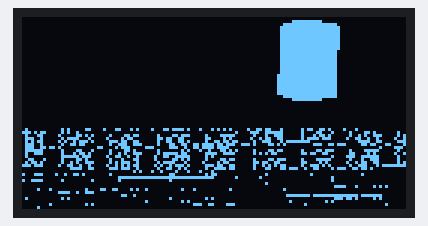
This sketch was run on a simulated Arduino Uno, built with avr-gcc and run on an emulated ATmega328P. Shown: 128×64 one-colour display.

Above: at 0.1 s.

The sketch:

nautral.ino
```cpp
#include <Servo.h>
#include <SPI.h>
#include <Wire.h>
#include <Adafruit_GFX.h>
#include <Adafruit_SSD1306.h>

#define OLED_RESET 4
Adafruit_SSD1306 skjerm_oynene(OLED_RESET);

//Bitmap for OLED skjerm
const unsigned char vanlig[] PROGMEM = {
0x00, 0x00, 0x00, 0x00, 0x00, 0x00, 0x00, 0x00, 0x00, 0x00, 0x00, 0x00, 0x00, 0x00, 0x00, 0x00,
0x00, 0x00, 0x00, 0x00, 0x00, 0x00, 0x00, 0x00, 0x00, 0x00, 0x00, 0x3f, 0xf0, 0x00, 0x00, 0x00,
0x00, 0x00, 0x00, 0x00, 0x00, 0x00, 0x00, 0x00, 0x00, 0x00, 0x01, 0xff, 0xff, 0x80, 0x00, 0x00,
0x00, 0x00, 0x00, 0x00, 0x00, 0x00, 0x00, 0x00, 0x00, 0x00, 0x03, 0xff, 0xff, 0xc0, 0x00, 0x00,
0x00, 0x00, 0x00, 0x00, 0x00, 0x00, 0x00, 0x00, 0x00, 0x00, 0x03, 0xff, 0xff, 0xc0, 0x00, 0x00,
0x00, 0x00, 0x00, 0x00, 0x00, 0x00, 0x00, 0x00, 0x00, 0x00, 0x03, 0xff, 0xff, 0xc0, 0x00, 0x00,
0x00, 0x00, 0x00, 0x00, 0x00, 0x00, 0x00, 0x00, 0x00, 0x00, 0x03, 0xff, 0xff, 0xc0, 0x00, 0x00,
0x00, 0x00, 0x00, 0x00, 0x00, 0x00, 0x00, 0x00, 0x00, 0x00, 0x03, 0xff, 0xff, 0xc0, 0x00, 0x00,
0x00, 0x00, 0x00, 0x00, 0x00, 0x00, 0x00, 0x00, 0x00, 0x00, 0x03, 0xff, 0xff, 0xc0, 0x00, 0x00,
0x00, 0x00, 0x00, 0x00, 0x00, 0x00, 0x00, 0x00, 0x00, 0x00, 0x03, 0xff, 0xff, 0xc0, 0x00, 0x00,
0x00, 0x00, 0x00, 0x00, 0x00, 0x00, 0x00, 0x00, 0x00, 0x00, 0x03, 0xff, 0xff, 0xc0, 0x00, 0x00,
0x00, 0x00, 0x00, 0x00, 0x00, 0x00, 0x00, 0x00, 0x00, 0x00, 0x03, 0xff, 0xff, 0x80, 0x00, 0x00,
0x00, 0x00, 0x00, 0x00, 0x00, 0x00, 0x00, 0x00, 0x00, 0x00, 0x03, 0xff, 0xff, 0x80, 0x00, 0x00,
0x00, 0x00, 0x00, 0x00, 0x00, 0x00, 0x00, 0x00, 0x00, 0x00, 0x03, 0xff, 0xff, 0x80, 0x00, 0x00,
0x00, 0x00, 0x00, 0x00, 0x00, 0x00, 0x00, 0x00, 0x00, 0x00, 0x03, 0xff, 0xff, 0x80, 0x00, 0x00,
0x00, 0x00, 0x00, 0x00, 0x00, 0x00, 0x00, 0x00, 0x00, 0x00, 0x03, 0xff, 0xff, 0x80, 0x00, 0x00,
0x00, 0x00, 0x00, 0x00, 0x00, 0x00, 0x00, 0x00, 0x00, 0x00, 0x03, 0xff, 0xff, 0x80, 0x00, 0x00,
0x00, 0x00, 0x00, 0x00, 0x00, 0x00, 0x00, 0x00, 0x00, 0x00, 0x03, 0xff, 0xff, 0x80, 0x00, 0x00,
0x00, 0x00, 0x00, 0x00, 0x00, 0x00, 0x00, 0x00, 0x00, 0x00, 0x03, 0xff, 0xff, 0x80, 0x00, 0x00,
0x00, 0x00, 0x00, 0x00, 0x00, 0x00, 0x00, 0x00, 0x00, 0x00, 0x07, 0xff, 0xff, 0x80, 0x00, 0x00,
0x00, 0x00, 0x00, 0x00, 0x00, 0x00, 0x00, 0x00, 0x00, 0x00, 0x07, 0xff, 0xff, 0x80, 0x00, 0x00,
0x00, 0x00, 0x00, 0x00, 0x00, 0x00, 0x00, 0x00, 0x00, 0x00, 0x07, 0xff, 0xff, 0x80, 0x00, 0x00,
0x00, 0x00, 0x00, 0x00, 0x00, 0x00, 0x00, 0x00, 0x00, 0x00, 0x07, 0xff, 0xff, 0x80, 0x00, 0x00,
0x00, 0x00, 0x00, 0x00, 0x00, 0x00, 0x00, 0x00, 0x00, 0x00, 0x07, 0xff, 0xff, 0x80, 0x00, 0x00,
0x00, 0x00, 0x00, 0x00, 0x00, 0x00, 0x00, 0x00, 0x00, 0x00, 0x07, 0xff, 0xff, 0x80, 0x00, 0x00,
0x00, 0x00, 0x00, 0x00, 0x00, 0x00, 0x00, 0x00, 0x00, 0x00, 0x07, 0xff, 0xff, 0x80, 0x00, 0x00,
0x00, 0x00, 0x00, 0x00, 0x00, 0x00, 0x00, 0x00, 0x00, 0x00, 0x01, 0xff, 0xff, 0x80, 0x00, 0x00,
0x00, 0x00, 0x00, 0x00, 0x00, 0x00, 0x00, 0x00, 0x00, 0x00, 0x00, 0x3f, 0xf0, 0x00, 0x00, 0x00,
0x00, 0x00, 0x00, 0x00, 0x00, 0x00, 0x00, 0x00, 0x00, 0x00, 0x00, 0x00, 0x00, 0x00, 0x00, 0x00,
0x00, 0x00, 0x00, 0x00, 0x00, 0x00, 0x00, 0x00, 0x00, 0x00, 0x00, 0x00, 0x00, 0x00, 0x00, 0x00,
0x00, 0x00, 0x00, 0x00, 0x00, 0x00, 0x00, 0x00, 0x00, 0x00, 0x00, 0x00, 0x00, 0x00, 0x00, 0x00,
0x00, 0x00, 0x00, 0x00, 0x00, 0x00, 0x00, 0x00, 0x00, 0x00, 0x00, 0x00, 0x00, 0x00, 0x00, 0x00,
0x00, 0x00, 0x00, 0x00, 0x00, 0x00, 0x00, 0x00, 0x00, 0x00, 0x00, 0x00, 0x00, 0x00, 0x00, 0x00,
0x00, 0x00, 0x00, 0x00, 0x00, 0x00, 0x00, 0x00, 0x00, 0x00, 0x00, 0x00, 0x00, 0x00, 0x00, 0x00,
0x00, 0x00, 0x00, 0x00, 0x00, 0x00, 0x00, 0x00, 0x00, 0x00, 0x00, 0x00, 0x00, 0x00, 0x00, 0x00,
0x00, 0x00, 0x00, 0x00, 0x00, 0x00, 0x00, 0x00, 0x00, 0x00, 0x00, 0x00, 0x00, 0x00, 0x00, 0x00,
0x00, 0x00, 0x00, 0x00, 0x00, 0x00, 0x00, 0x00, 0x00, 0x00, 0x00, 0x00, 0x00, 0x00, 0x00, 0x00,
};

void setup() {
 skjerm_oynene.begin(SSD1306_SWITCHCAPVCC, 0x3C);
 skjerm_oynene.clearDisplay();
 skjerm_oynene.drawBitmap(0, 0, vanlig, 128, 64, WHITE);
 skjerm_oynene.display();
}

void loop() {
}
```
